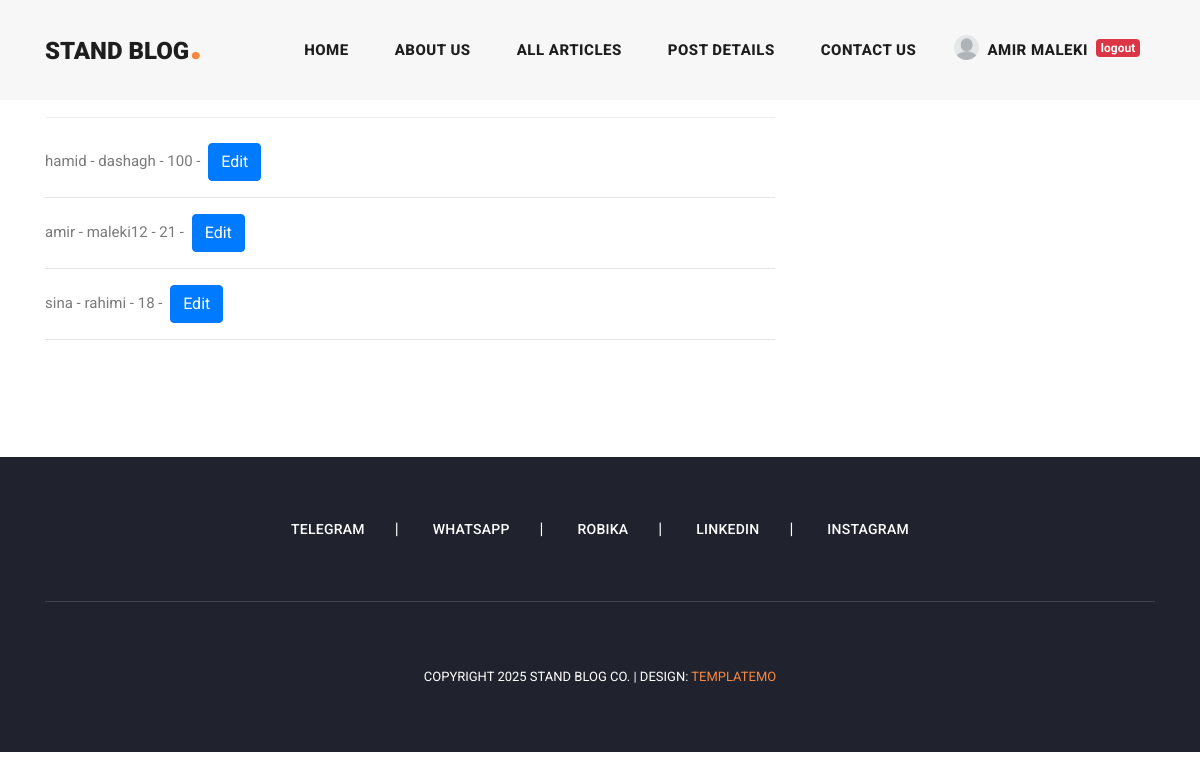
/articles/messages/ (signed in), run on the app's committed database.
### blog/models.py (models this page shows, shortened)
class Message(models.Model):
    title = models.CharField(max_length=100)
    text = models.TextField()
    email = models.EmailField()
    age = models.IntegerField(default=0)
    created_at = models.DateTimeField(auto_now_add=True,null=True)
    date = models.DateTimeField(default=timezone.now())
    class Meta:
        verbose_name = "پیام"
        verbose_name_plural = "پیام ها"

### blog/views.py (the view)
# urls.py: path('messages/', views.MessagesListView.as_view(), name='message_list'),
class MessagesListView(ListView):
    model = Message

### context_processors/context_processors.py (called while the page is built)
def recent_articles(request):
    recent_articles = Article.objects.order_by('-created')
    categories = Category.objects.all()
    return {'recent_articles': recent_articles,"categories": categories}

### blog/templates/blog/message_list.html (shortened to what this page needs)
{% extends 'base.html' %}
{% load static %}
{% load widget_tweaks %}
{% block content %}
    <section class="contact-us">
        <div class="container">
            <div class="row">
                <div class="col-lg-12">
                    <div class="down-contact">
                        <div class="row">
                            <div class="col-lg-8">
                                <div class="sidebar-item contact-form">
                                    <div class="sidebar-heading">
                                        <h2>Send us a message</h2>
                                    </div>
                                    <div class="content">
                                        {% for m in message_list %}
                                            <p>{{ m.title }} - {{ m.text|truncatewords:20 }} - {{ m.age }} - <span><a href="{% url "blog:message_edit" m.id %}" class="btn btn-primary ml-1">Edit</a></span>
                                                <hr>
                                            </p>
                                        {% endfor %}
                                    </div>
                                </div>
                            </div>
                        </div>
                    </div>
                </div>
                <div class="col-lg-12">
                </div>
            </div>
        </div>
    </section>
{% endblock %}

### templates/includes/header.html (shortened to what this page needs)
{% load static %}
<header class="">
    <nav class="navbar navbar-expand-lg">
        <div class="container">
            <a class="navbar-brand" href="{% url 'home_app:home' %}"><h2>Stand Blog<em>.</em></h2></a>
            <div class="collapse navbar-collapse" id="navbarResponsive">
                <ul class="navbar-nav ml-auto">
                    <li class="nav-item  {% if request.resolver_match.url_name == 'home' %}active{% endif %}">
                        <a class="nav-link " href="{% url "home_app:home" %}">Home
                        </a>
                    </li>
                    <li class="nav-item ">
                        <a class="nav-link " href="{% url "home_app:home" %}">About Us</a>
                    </li>
                    <li class="nav-item {% if request.resolver_match.url_name == 'article_list' %}active{% endif %}">
                        <a class="nav-link" href="{% url 'blog:article_list' %}">All Articles</a>
                    </li>
                    <li class="nav-item">
                        <a class="nav-link" href="post-details.html">Post Details</a>
                    </li>
                    <li class="nav-item ">
                        <a class="nav-link" href="{% url 'blog:contact_us' %}">Contact Us</a>
                    </li>
                    <li class="nav-item">
                        {% if request.user.is_authenticated %}
                            <div class="d-flex">
                               {% if request.user.first_name %}
                                   {% if user.profile.image %}
                                       <span><img src="{{ user.profile.image.url }}" width="25px"  height="25px" style="border-radius: 100%" alt=""></span>
                                   {% else %}
                                       <span><img src="{% static 'images/icons/images (1).png' %}" width="25px"  height="25px" style="border-radius: 100%" alt="" class="mt-1"></span>
                                   {% endif %}
                                   <a class="nav-link" href="{% url "account:edit" %}">{{ request.user.first_name }} {{ request.user.last_name }}</a>
                               {% else %}
                                   <a class="nav-link" href="">{{ request.user.username }}</a>
                               {% endif %}
                            <a href="{% url 'account:logout' %}" class="">
                                <span class="badge badge-danger mt-2" style="border:30px">logout</span>
                            </a>
                            </div>
                        {% else %}
                            <div class="d-flex">
                            <a class="nav-link" href="{% url 'account:login' %}">login</a><span class="mt-2">/</span>
                            <a class="nav-link" href="{% url 'account:register' %}">register</a>
                            </div>
                        {% endif %}
                    </li>
                </ul>
            </div>
        </div>
    </nav>
</header>

### static/css/templatemo-stand-blog.css (style rules this page uses)
body { font-family: 'Roboto', sans-serif; overflow-x: hidden; text-rendering: optimizeLegibility; -webkit-font-smoothing: antialiased; -moz-osx-font-smoothing: grayscale; }
p { margin-bottom: 0px; font-size: 15px; font-weight: 400; color: #7a7a7a; line-height: 30px; }
a { text-decoration: none!important; }
ul { padding: 0; margin: 0; list-style: none; }
h1,h2,h3,h4,h5,h6 { margin: 0px; }
header { position: absolute; z-index: 99999; width: 100%; height: 100px; background-color: #f7f7f7; -webkit-transition: all 0.3s ease-in-out 0s; -moz-transition: all 0.3s ease-in-out 0s; -o-transition: all 0.3s ease-in-out 0s; transition: all 0.3s ease-in-out 0s; }
header .navbar { padding: 25px 0px; }
.navbar .navbar-brand { float: left; margin-top: -12px; outline: none; }
.navbar .navbar-brand h2 { color: #1e1e1e; text-transform: uppercase; font-size: 24px; font-weight: 900; -webkit-transition: all .3s ease 0s; -moz-transition: all .3s ease 0s; -o-transition: all .3s ease 0s; transition: all .3s ease 0s; }
.navbar .navbar-brand h2 em { font-size: 44px; font-style: normal; color: #f48840; }
#navbarResponsive { z-index: 999; }
.navbar-collapse { text-align: center; }
.navbar .navbar-nav .nav-item { margin: 0px 15px; }
.navbar .navbar-nav a.nav-link { text-transform: capitalize; font-size: 15px; font-weight: 800; text-transform: uppercase; letter-spacing: 0.5px; color: #1e1e1e; transition: all 0.3s; }
.contact-us .down-contact, .contact-us #map { margin-top: 80px; }
.contact-us .sidebar-heading h2 { font-size: 18px; text-transform: uppercase; font-weight: 900; letter-spacing: 0.5px; color: #20232e; border-bottom: 1px solid #eee; padding-bottom: 15px; margin-bottom: 25px; }

### data on the page
Message: title "hamid", text "dashagh", age "100"
Message: title "amir", text "maleki12", age "21"
Message: title "sina", text "rahimi", age "18"

### other printed values
{{ request.user.first_name }} "AMIR"
{{ request.user.last_name }} "MALEKI"
